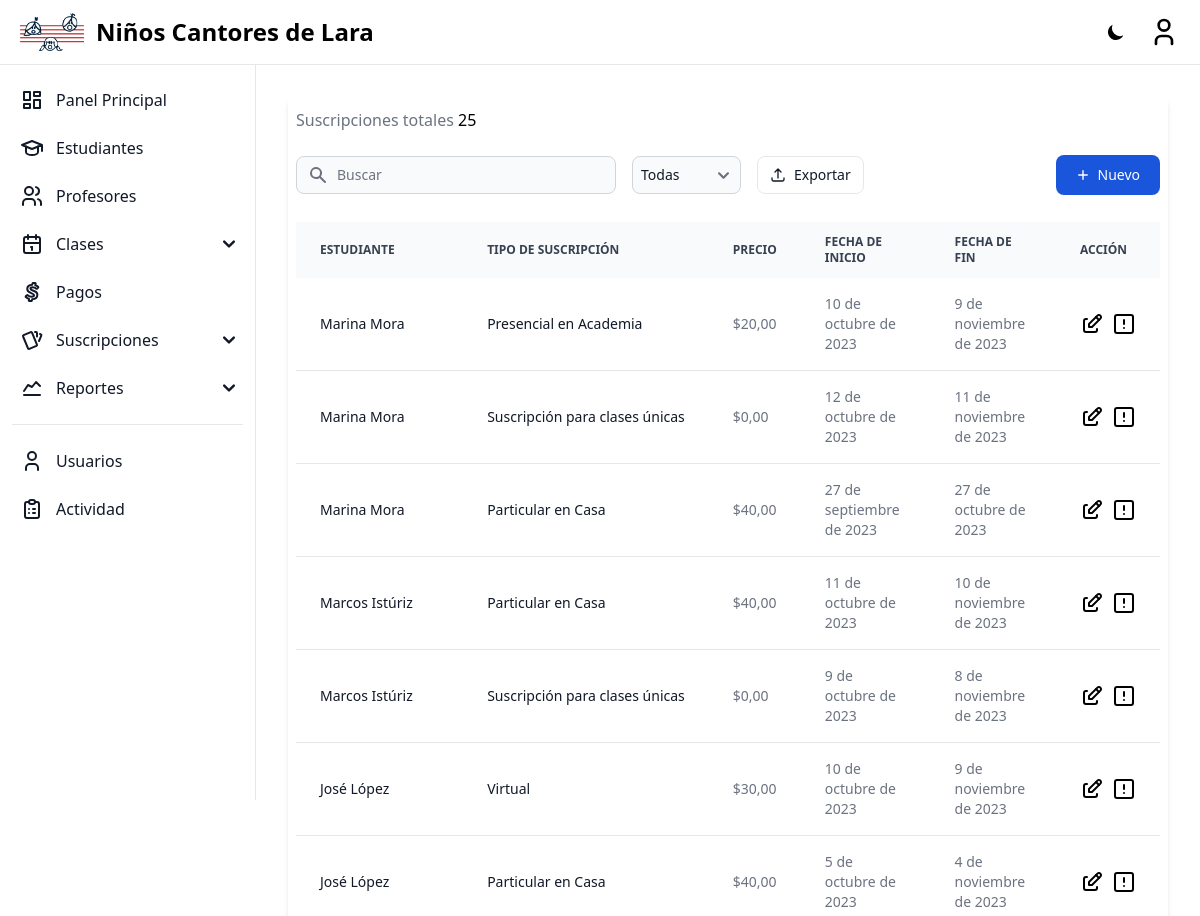
Before: /subscriptions/ (signed in, upper part) with the older database file.
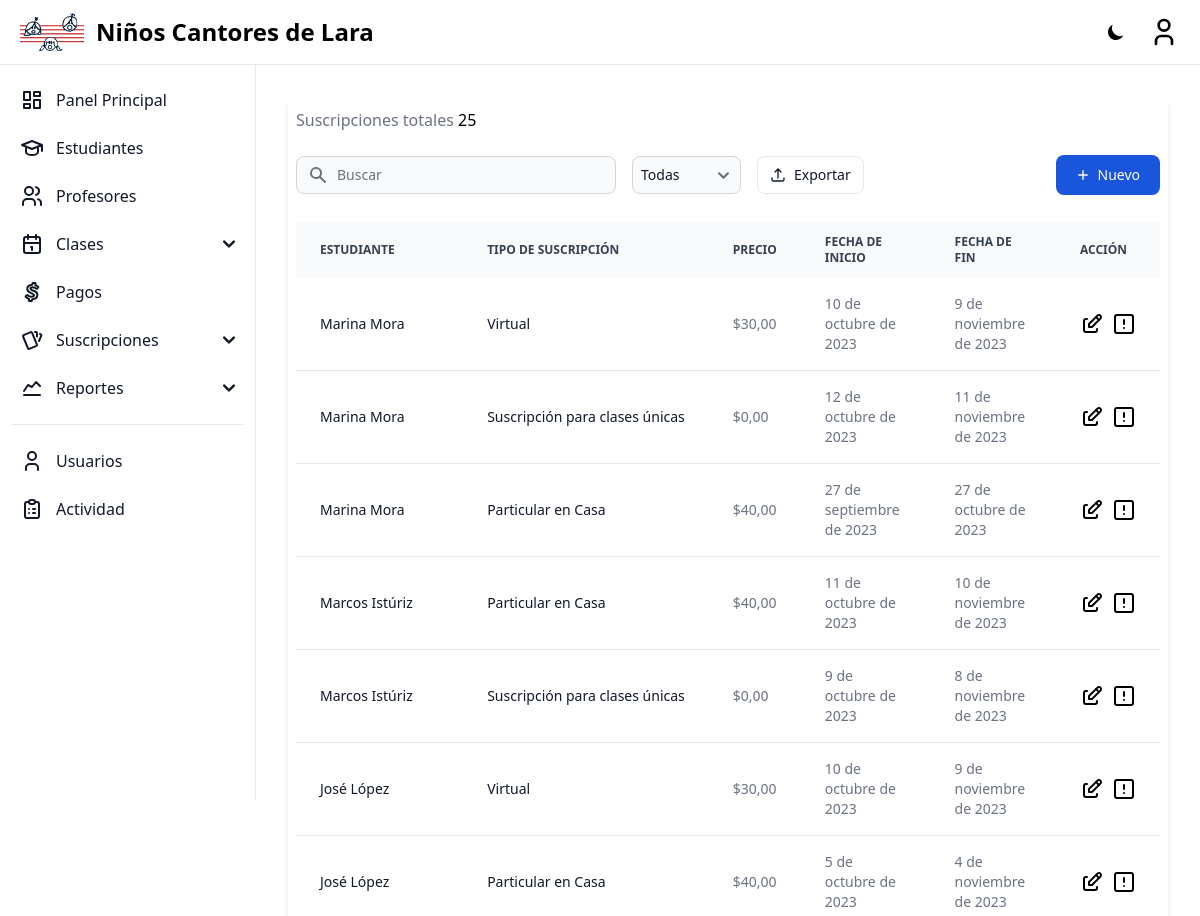
After: the same page with the newer database file.
### home/models.py (models this page shows, shortened)
class Subscription(models.Model):
    subscription_type = models.ForeignKey(SubscriptionType, on_delete=models.CASCADE, verbose_name=_('Subscription Type'))
    student = models.ForeignKey('Student', on_delete=models.CASCADE, verbose_name=_('Student'))
    start_date = models.DateField(verbose_name=_('Start Date'))
    end_date = models.DateField(verbose_name=_('End Date'))
    is_active = models.BooleanField(verbose_name=_('Active'), default=True)
    auto_renewal = models.BooleanField(verbose_name=_('Auto Renewal'), default=True)

class SubscriptionType(models.Model):
    name = models.CharField(verbose_name=_('Name'), max_length=255)
    description = models.TextField(verbose_name=_('Description'), blank=True, null=True)
    price = models.DecimalField(verbose_name=_('Price'), max_digits=10, decimal_places=2, blank=True, null=True)
    number_of_lessons = models.IntegerField(verbose_name=_('Number of Lessons'), blank=True, null=True)
    class Meta:
        constraints = [
            UniqueConstraint(
                fields=['name', 'price'],
                name='unique_subscription_type'
            )
        ]

class Student(models.Model):
    identify_card = models.CharField(verbose_name=_('Identify Card'), max_length=20, blank=True, null=True)
    first_name = models.CharField(verbose_name=_('First Name'), max_length=255)
    second_name = models.CharField(verbose_name=_('Second Name'), max_length=255, blank=True, null=True)
    first_surname = models.CharField(verbose_name=_('First Surname'), max_length=255)
    second_surname = models.CharField(verbose_name=_('Second Surname'), max_length=255, blank=True, null=True)
    birthdate = models.DateField(verbose_name=_('Birthdate'))
    phone_number = models.CharField(verbose_name=_('Phone'), max_length=20)
    email = models.EmailField(verbose_name=_('Email'), )
    address = models.TextField(verbose_name=_('Address'), )
    is_active = models.BooleanField(verbose_name=_('Active'), default=True)
    def __str__(self):
        return f'{self.first_name} {self.first_surname}'
    class Meta:
        constraints = [
            UniqueConstraint(
                fields=['identify_card','first_name', 'second_name', 'first_surname', 'second_surname', 'birthdate'],
                name='unique_student'
            )
        ]

### home/views/subscription.py (the view)
# urls.py: path('subscriptions/', SubscriptionListView.as_view(), name='subscription-list'),
class SubscriptionListView(ListView):
    model = Subscription
    template_name = 'home/subscription_list.html'
    context_object_name = 'subscriptions'

### templates/home/subscription_list.html (shortened to what the changed rows need)
{% extends "base.html" %}
{% block content %}
{% load compress %}
{% load static %}
<div class="relative overflow-x-auto shadow-md sm:rounded-lg px-2">
    <table class="w-full text-sm text-left text-gray-500 dark:text-gray-400" id="table-file">
        <thead class="text-xs text-gray-700 uppercase bg-gray-50 dark:bg-gray-700 dark:text-gray-400">
            <tr>
                <th scope="col" class="px-6 py-3">
                    Estudiante
                </th>
                <th scope="col" class="px-6 py-3">
                    Tipo de suscripción
                </th>
                <th scope="col" class="px-6 py-3">
                    Precio
                </th>
                <th scope="col" class="px-6 py-3">
                    Fecha de inicio
                </th>
                <th scope="col" class="px-6 py-3">
                    Fecha de fin
                </th>
                <th scope="col" class="px-6 py-3">
                    Acción
                </th>
            </tr>
        </thead>
        <tbody>
            {% for subscription in subscriptions %}
            <tr class="bg-white border-b dark:bg-gray-900 dark:border-gray-700" data-status="{% if lesson.lesson_status %}active{% else %}inactive{% endif %}">
                <td class="px-6 py-4 font-medium text-gray-900 whitespace-nowrap dark:text-white">
                    {{ subscription.student }}
                </td>
                <td class="px-6 py-4 font-medium text-gray-900 whitespace-nowrap dark:text-white">
                    {{ subscription.subscription_type.name }}
                </td>
                <td class="px-6 py-4">
                    ${{ subscription.subscription_type.price }}
                </td>
                <td class="px-6 py-4">
                    {{ subscription.start_date }}
                </td>
                <td class="px-6 py-4">
                    {{ subscription.end_date }}
                </td>
                <td class="px-6 py-4">
                    <div class="flex items-center h-full flex-1 flex-row gap-x-2">
                        <a href="{% url 'subscription-update' subscription.pk %}" class="font-medium text-black dark:text-white hover:underline">
                        </a>
                        <button
                            class="font-medium text-black dark:text-white hover:underline"
                            onclick="openModal('lessonModal', {
                                'Fecha': '{% if lesson.start_date %}{{ lesson.start_date|date:"l j, g:iA" }}{% endif %}',
                                'Estudiante': '{{ lesson.subscription.student }}',
                                'Precio': '{% if lesson.price %}${{lesson.price}}{% else %}$0{% endif %}',
                                'Profesor': '{{ lesson.teacher }}',
                                'Clase vista': '{% if lesson.lesson_status %}Vista{% else %}No vista{% endif %}',
                            })">
                        </button>
                    </div>
                </td>
            </tr>
            {% endfor %}
        </tbody>
    </table>
</div>
{% endblock %}

Changed rows visible on the page:
changed Subscription (number 1 of 7 on the later page): subscription_type.name "Presencial en Academia" → "Virtual"; subscription_type.price "20,00" → "30,00"
